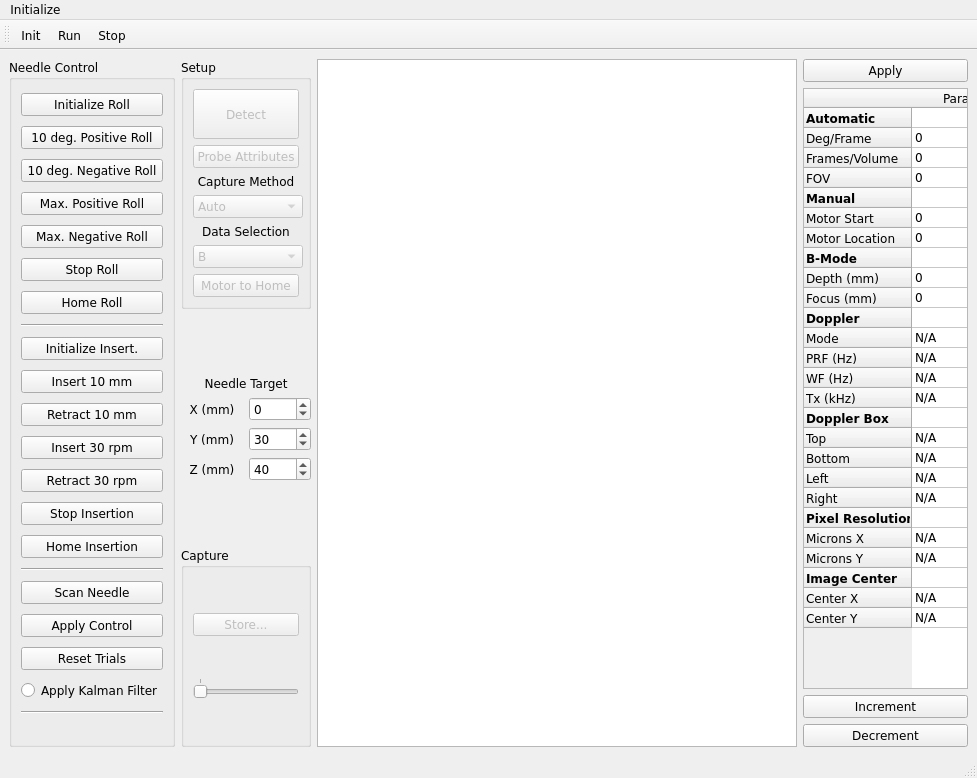
<?xml version="1.0" encoding="UTF-8"?>
<ui version="4.0">
 <author>Ultrasonix Medical Corporation</author>
 <class>MainWindow</class>
 <widget class="QMainWindow" name="MainWindow">
  <property name="enabled">
   <bool>true</bool>
  </property>
  <property name="geometry">
   <rect>
    <x>0</x>
    <y>0</y>
    <width>974</width>
    <height>778</height>
   </rect>
  </property>
  <property name="font">
   <font>
    <family>Verdana</family>
   </font>
  </property>
  <property name="windowTitle">
   <string>Propello</string>
  </property>
  <property name="windowIcon">
   <iconset resource="propello.qrc">
    <normaloff>:/res/u.ico</normaloff>:/res/u.ico</iconset>
  </property>
  <property name="windowOpacity">
   <double>1.000000000000000</double>
  </property>
  <widget class="QWidget" name="centralwidget">
   <layout class="QHBoxLayout" name="horizontalLayout">
    <item>
     <widget class="QGroupBox" name="wNeedleControlLayout">
      <property name="title">
       <string>Needle Control</string>
      </property>
      <layout class="QVBoxLayout" name="verticalLayout_3">
       <item>
        <widget class="QPushButton" name="r_initRoll">
         <property name="text">
          <string>Initialize Roll</string>
         </property>
        </widget>
       </item>
       <item>
        <widget class="QPushButton" name="r_incRollPos">
         <property name="text">
          <string>10 deg. Positive Roll</string>
         </property>
        </widget>
       </item>
       <item>
        <widget class="QPushButton" name="r_incRollNeg">
         <property name="text">
          <string>10 deg. Negative Roll</string>
         </property>
        </widget>
       </item>
       <item>
        <widget class="QPushButton" name="r_maxRollPos">
         <property name="text">
          <string>Max. Positive Roll</string>
         </property>
        </widget>
       </item>
       <item>
        <widget class="QPushButton" name="r_maxRollNeg">
         <property name="text">
          <string>Max. Negative Roll</string>
         </property>
        </widget>
       </item>
       <item>
        <widget class="QPushButton" name="r_stopRoll">
         <property name="text">
          <string>Stop Roll</string>
         </property>
        </widget>
       </item>
       <item>
        <widget class="QPushButton" name="r_homeRoll">
         <property name="text">
          <string>Home Roll</string>
         </property>
        </widget>
       </item>
       <item>
        <widget class="Line" name="line">
         <property name="orientation">
          <enum>Qt::Horizontal</enum>
         </property>
        </widget>
       </item>
       <item>
        <widget class="QPushButton" name="r_initInsertion">
         <property name="text">
          <string>Initialize Insert.</string>
         </property>
        </widget>
       </item>
       <item>
        <widget class="QPushButton" name="r_incInsPos">
         <property name="text">
          <string>Insert 10 mm</string>
         </property>
        </widget>
       </item>
       <item>
        <widget class="QPushButton" name="r_incInsNeg">
         <property name="text">
          <string>Retract 10 mm</string>
         </property>
        </widget>
       </item>
       <item>
        <widget class="QPushButton" name="r_maxInsPos">
         <property name="text">
          <string>Insert 30 rpm</string>
         </property>
        </widget>
       </item>
       <item>
        <widget class="QPushButton" name="r_maxInsNeg">
         <property name="text">
          <string>Retract 30 rpm</string>
         </property>
        </widget>
       </item>
       <item>
        <widget class="QPushButton" name="r_stopIns">
         <property name="text">
          <string>Stop Insertion</string>
         </property>
        </widget>
       </item>
       <item>
        <widget class="QPushButton" name="r_homeIns">
         <property name="text">
          <string>Home Insertion</string>
         </property>
        </widget>
       </item>
       <item>
        <widget class="Line" name="line_2">
         <property name="orientation">
          <enum>Qt::Horizontal</enum>
         </property>
        </widget>
       </item>
       <item>
        <widget class="QPushButton" name="r_scanNeedle">
         <property name="text">
          <string>Scan Needle</string>
         </property>
        </widget>
       </item>
       <item>
        <widget class="QPushButton" name="r_applyControl">
         <property name="text">
          <string>Apply Control</string>
         </property>
        </widget>
       </item>
       <item>
        <widget class="QPushButton" name="resetTrials">
         <property name="text">
          <string>Reset Trials</string>
         </property>
        </widget>
       </item>
       <item>
        <widget class="QRadioButton" name="kalmanFilter">
         <property name="text">
          <string>Apply Kalman Filter</string>
         </property>
        </widget>
       </item>
       <item>
        <widget class="Line" name="line_3">
         <property name="orientation">
          <enum>Qt::Horizontal</enum>
         </property>
        </widget>
       </item>
      </layout>
     </widget>
    </item>
    <item>
     <layout class="QVBoxLayout" name="wSetupLayout">
      <item>
       <widget class="QGroupBox" name="wSetupGroup">
        <property name="minimumSize">
         <size>
          <width>130</width>
          <height>220</height>
         </size>
        </property>
        <property name="maximumSize">
         <size>
          <width>16777215</width>
          <height>16777215</height>
         </size>
        </property>
        <property name="title">
         <string>Setup</string>
        </property>
        <layout class="QVBoxLayout" name="verticalLayout_2">
         <item>
          <widget class="QPushButton" name="wDetect">
           <property name="enabled">
            <bool>false</bool>
           </property>
           <property name="minimumSize">
            <size>
             <width>50</width>
             <height>50</height>
            </size>
           </property>
           <property name="maximumSize">
            <size>
             <width>150</width>
             <height>16777215</height>
            </size>
           </property>
           <property name="text">
            <string>Detect</string>
           </property>
           <property name="checkable">
            <bool>true</bool>
           </property>
           <property name="autoDefault">
            <bool>false</bool>
           </property>
           <property name="default">
            <bool>false</bool>
           </property>
          </widget>
         </item>
         <item>
          <widget class="QPushButton" name="wProbeAttributes">
           <property name="enabled">
            <bool>false</bool>
           </property>
           <property name="text">
            <string>Probe Attributes</string>
           </property>
          </widget>
         </item>
         <item>
          <widget class="QLabel" name="wCaptureMethodLabel">
           <property name="text">
            <string>Capture Method</string>
           </property>
           <property name="alignment">
            <set>Qt::AlignCenter</set>
           </property>
          </widget>
         </item>
         <item>
          <widget class="QComboBox" name="wCaptureMethod">
           <property name="enabled">
            <bool>false</bool>
           </property>
           <property name="minimumSize">
            <size>
             <width>110</width>
             <height>0</height>
            </size>
           </property>
           <item>
            <property name="text">
             <string>Auto</string>
            </property>
           </item>
           <item>
            <property name="text">
             <string>Manual</string>
            </property>
           </item>
          </widget>
         </item>
         <item>
          <widget class="QLabel" name="wDataSelectLabel">
           <property name="text">
            <string>Data Selection</string>
           </property>
           <property name="alignment">
            <set>Qt::AlignCenter</set>
           </property>
          </widget>
         </item>
         <item>
          <widget class="QComboBox" name="wDataSelect">
           <property name="enabled">
            <bool>false</bool>
           </property>
           <property name="minimumSize">
            <size>
             <width>110</width>
             <height>0</height>
            </size>
           </property>
           <item>
            <property name="text">
             <string>B</string>
            </property>
           </item>
           <item>
            <property name="text">
             <string>RF</string>
            </property>
           </item>
           <item>
            <property name="text">
             <string>B/RF</string>
            </property>
           </item>
           <item>
            <property name="text">
             <string>M</string>
            </property>
           </item>
           <item>
            <property name="text">
             <string>CDI</string>
            </property>
           </item>
          </widget>
         </item>
         <item>
          <widget class="QPushButton" name="wHomeMotor">
           <property name="enabled">
            <bool>false</bool>
           </property>
           <property name="text">
            <string>Motor to Home</string>
           </property>
          </widget>
         </item>
        </layout>
       </widget>
      </item>
      <item>
       <spacer name="verticalSpacer">
        <property name="orientation">
         <enum>Qt::Vertical</enum>
        </property>
        <property name="sizeHint" stdset="0">
         <size>
          <width>20</width>
          <height>40</height>
         </size>
        </property>
       </spacer>
      </item>
      <item>
       <widget class="QLabel" name="label_4">
        <property name="text">
         <string>Needle Target</string>
        </property>
        <property name="alignment">
         <set>Qt::AlignCenter</set>
        </property>
       </widget>
      </item>
      <item>
       <layout class="QVBoxLayout" name="verticalLayout_5">
        <item>
         <layout class="QGridLayout" name="gridLayout">
          <item row="0" column="0">
           <widget class="QLabel" name="label">
            <property name="text">
             <string>X (mm)</string>
            </property>
            <property name="alignment">
             <set>Qt::AlignCenter</set>
            </property>
           </widget>
          </item>
          <item row="1" column="1">
           <widget class="QSpinBox" name="target_y">
            <property name="minimum">
             <number>10</number>
            </property>
            <property name="maximum">
             <number>200</number>
            </property>
            <property name="singleStep">
             <number>10</number>
            </property>
            <property name="value">
             <number>30</number>
            </property>
           </widget>
          </item>
          <item row="2" column="0">
           <widget class="QLabel" name="label_3">
            <property name="text">
             <string>Z (mm)</string>
            </property>
            <property name="alignment">
             <set>Qt::AlignCenter</set>
            </property>
           </widget>
          </item>
          <item row="0" column="1">
           <widget class="QSpinBox" name="target_x">
            <property name="minimum">
             <number>-100</number>
            </property>
            <property name="maximum">
             <number>100</number>
            </property>
            <property name="singleStep">
             <number>10</number>
            </property>
           </widget>
          </item>
          <item row="1" column="0">
           <widget class="QLabel" name="label_2">
            <property name="text">
             <string>Y (mm)</string>
            </property>
            <property name="alignment">
             <set>Qt::AlignCenter</set>
            </property>
           </widget>
          </item>
          <item row="2" column="1">
           <widget class="QSpinBox" name="target_z">
            <property name="minimum">
             <number>-500</number>
            </property>
            <property name="maximum">
             <number>500</number>
            </property>
            <property name="singleStep">
             <number>10</number>
            </property>
            <property name="value">
             <number>40</number>
            </property>
           </widget>
          </item>
         </layout>
        </item>
       </layout>
      </item>
      <item>
       <spacer name="verticalSpacer_2">
        <property name="orientation">
         <enum>Qt::Vertical</enum>
        </property>
        <property name="sizeHint" stdset="0">
         <size>
          <width>20</width>
          <height>40</height>
         </size>
        </property>
       </spacer>
      </item>
      <item>
       <widget class="QGroupBox" name="wStoreGroup">
        <property name="minimumSize">
         <size>
          <width>0</width>
          <height>200</height>
         </size>
        </property>
        <property name="title">
         <string>Capture</string>
        </property>
        <layout class="QVBoxLayout" name="verticalLayout">
         <item>
          <widget class="QPushButton" name="wStoreVolumes">
           <property name="enabled">
            <bool>false</bool>
           </property>
           <property name="text">
            <string>Store...</string>
           </property>
          </widget>
         </item>
         <item>
          <widget class="QSlider" name="wCine">
           <property name="maximumSize">
            <size>
             <width>150</width>
             <height>16777215</height>
            </size>
           </property>
           <property name="maximum">
            <number>1</number>
           </property>
           <property name="orientation">
            <enum>Qt::Horizontal</enum>
           </property>
           <property name="tickPosition">
            <enum>QSlider::TicksAbove</enum>
           </property>
           <property name="tickInterval">
            <number>10</number>
           </property>
          </widget>
         </item>
        </layout>
       </widget>
      </item>
     </layout>
    </item>
    <item>
     <layout class="QGridLayout" name="wImageLayout">
      <item row="0" column="1">
       <layout class="QVBoxLayout" name="wParamsLayout">
        <item>
         <widget class="QPushButton" name="wApply">
          <property name="text">
           <string>Apply</string>
          </property>
         </widget>
        </item>
        <item>
         <widget class="QTableWidget" name="wParams">
          <property name="minimumSize">
           <size>
            <width>165</width>
            <height>0</height>
           </size>
          </property>
          <property name="maximumSize">
           <size>
            <width>220</width>
            <height>16777215</height>
           </size>
          </property>
          <property name="mouseTracking">
           <bool>false</bool>
          </property>
          <property name="gridStyle">
           <enum>Qt::SolidLine</enum>
          </property>
          <property name="sortingEnabled">
           <bool>false</bool>
          </property>
          <property name="columnCount">
           <number>1</number>
          </property>
          <attribute name="horizontalHeaderVisible">
           <bool>true</bool>
          </attribute>
          <attribute name="horizontalHeaderCascadingSectionResizes">
           <bool>false</bool>
          </attribute>
          <attribute name="verticalHeaderVisible">
           <bool>true</bool>
          </attribute>
          <attribute name="verticalHeaderDefaultSectionSize">
           <number>20</number>
          </attribute>
          <row>
           <property name="text">
            <string>Automatic</string>
           </property>
           <property name="font">
            <font>
             <weight>75</weight>
             <bold>true</bold>
            </font>
           </property>
          </row>
          <row>
           <property name="text">
            <string>Deg/Frame</string>
           </property>
          </row>
          <row>
           <property name="text">
            <string>Frames/Volume</string>
           </property>
          </row>
          <row>
           <property name="text">
            <string>FOV</string>
           </property>
          </row>
          <row>
           <property name="text">
            <string>Manual</string>
           </property>
           <property name="font">
            <font>
             <weight>75</weight>
             <bold>true</bold>
            </font>
           </property>
          </row>
          <row>
           <property name="text">
            <string>Motor Start</string>
           </property>
          </row>
          <row>
           <property name="text">
            <string>Motor Location</string>
           </property>
          </row>
          <row>
           <property name="text">
            <string>B-Mode</string>
           </property>
           <property name="font">
            <font>
             <weight>75</weight>
             <bold>true</bold>
            </font>
           </property>
          </row>
          <row>
           <property name="text">
            <string>Depth (mm)</string>
           </property>
          </row>
          <row>
           <property name="text">
            <string>Focus (mm)</string>
           </property>
          </row>
          <row>
           <property name="text">
            <string>Doppler</string>
           </property>
           <property name="font">
            <font>
             <weight>75</weight>
             <bold>true</bold>
            </font>
           </property>
          </row>
          <row>
           <property name="text">
            <string>Mode</string>
           </property>
          </row>
          <row>
           <property name="text">
            <string>PRF (Hz)</string>
           </property>
          </row>
          <row>
           <property name="text">
            <string>WF (Hz)</string>
           </property>
          </row>
          <row>
           <property name="text">
            <string>Tx (kHz)</string>
           </property>
          </row>
          <row>
           <property name="text">
            <string>Doppler Box</string>
           </property>
           <property name="font">
            <font>
             <weight>75</weight>
             <bold>true</bold>
            </font>
           </property>
          </row>
          <row>
           <property name="text">
            <string>Top</string>
           </property>
          </row>
          <row>
           <property name="text">
            <string>Bottom</string>
           </property>
          </row>
          <row>
           <property name="text">
            <string>Left</string>
           </property>
          </row>
          <row>
           <property name="text">
            <string>Right</string>
           </property>
          </row>
          <row>
           <property name="text">
            <string>Pixel Resolution</string>
           </property>
           <property name="font">
            <font>
             <weight>75</weight>
             <bold>true</bold>
            </font>
           </property>
          </row>
          <row>
           <property name="text">
            <string>Microns X</string>
           </property>
          </row>
          <row>
           <property name="text">
            <string>Microns Y</string>
           </property>
          </row>
          <row>
           <property name="text">
            <string>Image Center</string>
           </property>
           <property name="font">
            <font>
             <weight>75</weight>
             <bold>true</bold>
            </font>
           </property>
          </row>
          <row>
           <property name="text">
            <string>Center X</string>
           </property>
          </row>
          <row>
           <property name="text">
            <string>Center Y</string>
           </property>
          </row>
          <column>
           <property name="text">
            <string>Param</string>
           </property>
          </column>
          <item row="0" column="0">
           <property name="text">
            <string/>
           </property>
           <property name="font">
            <font>
             <weight>75</weight>
             <bold>true</bold>
            </font>
           </property>
          </item>
          <item row="1" column="0">
           <property name="text">
            <string>0</string>
           </property>
           <property name="flags">
            <set>ItemIsSelectable|ItemIsEnabled</set>
           </property>
          </item>
          <item row="2" column="0">
           <property name="text">
            <string>0</string>
           </property>
          </item>
          <item row="3" column="0">
           <property name="text">
            <string>0</string>
           </property>
           <property name="flags">
            <set>ItemIsSelectable|ItemIsEnabled</set>
           </property>
          </item>
          <item row="4" column="0">
           <property name="text">
            <string/>
           </property>
          </item>
          <item row="5" column="0">
           <property name="text">
            <string>0</string>
           </property>
           <property name="flags">
            <set>ItemIsSelectable|ItemIsEnabled</set>
           </property>
          </item>
          <item row="6" column="0">
           <property name="text">
            <string>0</string>
           </property>
           <property name="flags">
            <set>NoItemFlags</set>
           </property>
          </item>
          <item row="7" column="0">
           <property name="text">
            <string/>
           </property>
           <property name="font">
            <font>
             <weight>50</weight>
             <bold>false</bold>
            </font>
           </property>
           <property name="flags">
            <set>ItemIsSelectable|ItemIsEditable|ItemIsEnabled</set>
           </property>
          </item>
          <item row="8" column="0">
           <property name="text">
            <string>0</string>
           </property>
           <property name="flags">
            <set>ItemIsSelectable|ItemIsEditable|ItemIsEnabled</set>
           </property>
          </item>
          <item row="9" column="0">
           <property name="text">
            <string>0</string>
           </property>
          </item>
          <item row="10" column="0">
           <property name="text">
            <string/>
           </property>
           <property name="font">
            <font>
             <pointsize>8</pointsize>
             <weight>75</weight>
             <bold>true</bold>
            </font>
           </property>
           <property name="flags">
            <set>NoItemFlags</set>
           </property>
          </item>
          <item row="11" column="0">
           <property name="text">
            <string>N/A</string>
           </property>
          </item>
          <item row="12" column="0">
           <property name="text">
            <string>N/A</string>
           </property>
          </item>
          <item row="13" column="0">
           <property name="text">
            <string>N/A</string>
           </property>
          </item>
          <item row="14" column="0">
           <property name="text">
            <string>N/A</string>
           </property>
          </item>
          <item row="16" column="0">
           <property name="text">
            <string>N/A</string>
           </property>
          </item>
          <item row="17" column="0">
           <property name="text">
            <string>N/A</string>
           </property>
          </item>
          <item row="18" column="0">
           <property name="text">
            <string>N/A</string>
           </property>
          </item>
          <item row="19" column="0">
           <property name="text">
            <string>N/A</string>
           </property>
          </item>
          <item row="20" column="0">
           <property name="text">
            <string/>
           </property>
           <property name="font">
            <font>
             <weight>75</weight>
             <bold>true</bold>
             <underline>false</underline>
            </font>
           </property>
           <property name="flags">
            <set>ItemIsSelectable|ItemIsEditable|ItemIsDragEnabled|ItemIsUserCheckable|ItemIsEnabled</set>
           </property>
          </item>
          <item row="21" column="0">
           <property name="text">
            <string>N/A</string>
           </property>
          </item>
          <item row="22" column="0">
           <property name="text">
            <string>N/A</string>
           </property>
          </item>
          <item row="23" column="0">
           <property name="text">
            <string/>
           </property>
           <property name="font">
            <font>
             <weight>75</weight>
             <bold>true</bold>
            </font>
           </property>
          </item>
          <item row="24" column="0">
           <property name="text">
            <string>N/A</string>
           </property>
          </item>
          <item row="25" column="0">
           <property name="text">
            <string>N/A</string>
           </property>
          </item>
         </widget>
        </item>
        <item>
         <widget class="QPushButton" name="wInc">
          <property name="text">
           <string>Increment</string>
          </property>
         </widget>
        </item>
        <item>
         <widget class="QPushButton" name="wDec">
          <property name="text">
           <string>Decrement</string>
          </property>
         </widget>
        </item>
       </layout>
      </item>
      <item row="0" column="0">
       <widget class="PropelloBDisplay" name="wBImage">
        <property name="minimumSize">
         <size>
          <width>480</width>
          <height>400</height>
         </size>
        </property>
        <property name="verticalScrollBarPolicy">
         <enum>Qt::ScrollBarAlwaysOff</enum>
        </property>
        <property name="horizontalScrollBarPolicy">
         <enum>Qt::ScrollBarAlwaysOff</enum>
        </property>
        <property name="foregroundBrush">
         <brush brushstyle="SolidPattern">
          <color alpha="255">
           <red>0</red>
           <green>0</green>
           <blue>0</blue>
          </color>
         </brush>
        </property>
       </widget>
      </item>
     </layout>
    </item>
   </layout>
  </widget>
  <widget class="QMenuBar" name="wMenu">
   <property name="geometry">
    <rect>
     <x>0</x>
     <y>0</y>
     <width>974</width>
     <height>20</height>
    </rect>
   </property>
   <widget class="QMenu" name="mInit">
    <property name="title">
     <string>Initialize</string>
    </property>
    <widget class="QMenu" name="mMainBoard">
     <property name="windowIcon">
      <iconset>
       <normaloff>u.ico</normaloff>u.ico</iconset>
     </property>
     <property name="windowOpacity">
      <double>1.000000000000000</double>
     </property>
     <property name="title">
      <string>Main Board</string>
     </property>
     <addaction name="mMain2"/>
     <addaction name="mMain3"/>
     <addaction name="mMain4"/>
    </widget>
    <widget class="QMenu" name="mPCI">
     <property name="title">
      <string>PCI Card</string>
     </property>
     <addaction name="mPCI2"/>
     <addaction name="mPCI3"/>
    </widget>
    <widget class="QMenu" name="mPaths">
     <property name="title">
      <string>Paths</string>
     </property>
     <addaction name="mFirmwarePath"/>
     <addaction name="mSettingsPath"/>
    </widget>
    <addaction name="mMainBoard"/>
    <addaction name="mPCI"/>
    <addaction name="separator"/>
    <addaction name="mPaths"/>
    <addaction name="mCine"/>
    <addaction name="separator"/>
    <addaction name="mSystemID"/>
    <addaction name="separator"/>
   </widget>
   <addaction name="mInit"/>
  </widget>
  <widget class="QStatusBar" name="wStatus"/>
  <widget class="QToolBar" name="wTool">
   <property name="windowTitle">
    <string>toolBar</string>
   </property>
   <property name="toolButtonStyle">
    <enum>Qt::ToolButtonIconOnly</enum>
   </property>
   <property name="floatable">
    <bool>true</bool>
   </property>
   <attribute name="toolBarArea">
    <enum>TopToolBarArea</enum>
   </attribute>
   <attribute name="toolBarBreak">
    <bool>false</bool>
   </attribute>
   <addaction name="aInit"/>
   <addaction name="aRun"/>
   <addaction name="aStop"/>
  </widget>
  <action name="mMain2">
   <property name="checkable">
    <bool>true</bool>
   </property>
   <property name="checked">
    <bool>false</bool>
   </property>
   <property name="text">
    <string>2</string>
   </property>
  </action>
  <action name="mMain3">
   <property name="checkable">
    <bool>true</bool>
   </property>
   <property name="checked">
    <bool>false</bool>
   </property>
   <property name="text">
    <string>3</string>
   </property>
  </action>
  <action name="mMain4">
   <property name="checkable">
    <bool>true</bool>
   </property>
   <property name="checked">
    <bool>true</bool>
   </property>
   <property name="text">
    <string>4</string>
   </property>
  </action>
  <action name="mPCI2">
   <property name="checkable">
    <bool>true</bool>
   </property>
   <property name="checked">
    <bool>false</bool>
   </property>
   <property name="text">
    <string>2</string>
   </property>
  </action>
  <action name="mPCI3">
   <property name="checkable">
    <bool>true</bool>
   </property>
   <property name="checked">
    <bool>true</bool>
   </property>
   <property name="text">
    <string>3</string>
   </property>
  </action>
  <action name="mFirmwarePath">
   <property name="text">
    <string>Firmware</string>
   </property>
  </action>
  <action name="mSettingsPath">
   <property name="text">
    <string>Settings</string>
   </property>
  </action>
  <action name="mSystemID">
   <property name="text">
    <string>System ID...</string>
   </property>
  </action>
  <action name="mCine">
   <property name="text">
    <string>Cine...</string>
   </property>
  </action>
  <action name="aInit">
   <property name="icon">
    <iconset resource="propello.qrc">
     <normaloff>:/res/init.png</normaloff>:/res/init.png</iconset>
   </property>
   <property name="text">
    <string>Init</string>
   </property>
   <property name="toolTip">
    <string>Initialize system</string>
   </property>
  </action>
  <action name="aRun">
   <property name="icon">
    <iconset resource="propello.qrc">
     <normaloff>:/res/run.png</normaloff>:/res/run.png</iconset>
   </property>
   <property name="text">
    <string>Run</string>
   </property>
   <property name="toolTip">
    <string>Start imaging</string>
   </property>
  </action>
  <action name="aStop">
   <property name="icon">
    <iconset resource="propello.qrc">
     <normaloff>:/res/stop.png</normaloff>:/res/stop.png</iconset>
   </property>
   <property name="text">
    <string>Stop</string>
   </property>
   <property name="toolTip">
    <string>Stop imaging</string>
   </property>
  </action>
  <action name="mStoreAll">
   <property name="checkable">
    <bool>true</bool>
   </property>
   <property name="checked">
    <bool>true</bool>
   </property>
   <property name="text">
    <string>Store All</string>
   </property>
  </action>
  <action name="mStoreForward">
   <property name="checkable">
    <bool>true</bool>
   </property>
   <property name="text">
    <string>Store Forward Sweep</string>
   </property>
  </action>
  <action name="mStoreBackward">
   <property name="checkable">
    <bool>false</bool>
   </property>
   <property name="text">
    <string>Store Backward Sweep</string>
   </property>
  </action>
 </widget>
 <customwidgets>
  <customwidget>
   <class>PropelloBDisplay</class>
   <extends>QGraphicsView</extends>
   <header>PropelloBDisplay.h</header>
  </customwidget>
 </customwidgets>
 <resources>
  <include location="propello.qrc"/>
 </resources>
 <connections>
  <connection>
   <sender>mFirmwarePath</sender>
   <signal>triggered()</signal>
   <receiver>MainWindow</receiver>
   <slot>getFirmwarePath()</slot>
   <hints>
    <hint type="sourcelabel">
     <x>-1</x>
     <y>-1</y>
    </hint>
    <hint type="destinationlabel">
     <x>388</x>
     <y>288</y>
    </hint>
   </hints>
  </connection>
  <connection>
   <sender>mSettingsPath</sender>
   <signal>triggered()</signal>
   <receiver>MainWindow</receiver>
   <slot>getSettingsPath()</slot>
   <hints>
    <hint type="sourcelabel">
     <x>-1</x>
     <y>-1</y>
    </hint>
    <hint type="destinationlabel">
     <x>388</x>
     <y>288</y>
    </hint>
   </hints>
  </connection>
  <connection>
   <sender>wCine</sender>
   <signal>valueChanged(int)</signal>
   <receiver>MainWindow</receiver>
   <slot>cineScroll(int)</slot>
   <hints>
    <hint type="sourcelabel">
     <x>200</x>
     <y>451</y>
    </hint>
    <hint type="destinationlabel">
     <x>388</x>
     <y>288</y>
    </hint>
   </hints>
  </connection>
  <connection>
   <sender>mSystemID</sender>
   <signal>triggered()</signal>
   <receiver>MainWindow</receiver>
   <slot>showSystemID()</slot>
   <hints>
    <hint type="sourcelabel">
     <x>-1</x>
     <y>-1</y>
    </hint>
    <hint type="destinationlabel">
     <x>388</x>
     <y>288</y>
    </hint>
   </hints>
  </connection>
  <connection>
   <sender>wInc</sender>
   <signal>clicked()</signal>
   <receiver>MainWindow</receiver>
   <slot>incParam()</slot>
   <hints>
    <hint type="sourcelabel">
     <x>823</x>
     <y>470</y>
    </hint>
    <hint type="destinationlabel">
     <x>388</x>
     <y>288</y>
    </hint>
   </hints>
  </connection>
  <connection>
   <sender>wDec</sender>
   <signal>clicked()</signal>
   <receiver>MainWindow</receiver>
   <slot>decParam()</slot>
   <hints>
    <hint type="sourcelabel">
     <x>823</x>
     <y>499</y>
    </hint>
    <hint type="destinationlabel">
     <x>388</x>
     <y>288</y>
    </hint>
   </hints>
  </connection>
  <connection>
   <sender>mCine</sender>
   <signal>triggered()</signal>
   <receiver>MainWindow</receiver>
   <slot>setCineSize()</slot>
   <hints>
    <hint type="sourcelabel">
     <x>-1</x>
     <y>-1</y>
    </hint>
    <hint type="destinationlabel">
     <x>388</x>
     <y>288</y>
    </hint>
   </hints>
  </connection>
  <connection>
   <sender>aInit</sender>
   <signal>triggered()</signal>
   <receiver>MainWindow</receiver>
   <slot>initHardware()</slot>
   <hints>
    <hint type="sourcelabel">
     <x>-1</x>
     <y>-1</y>
    </hint>
    <hint type="destinationlabel">
     <x>388</x>
     <y>288</y>
    </hint>
   </hints>
  </connection>
  <connection>
   <sender>aRun</sender>
   <signal>triggered()</signal>
   <receiver>MainWindow</receiver>
   <slot>runImage()</slot>
   <hints>
    <hint type="sourcelabel">
     <x>-1</x>
     <y>-1</y>
    </hint>
    <hint type="destinationlabel">
     <x>388</x>
     <y>288</y>
    </hint>
   </hints>
  </connection>
  <connection>
   <sender>aStop</sender>
   <signal>triggered()</signal>
   <receiver>MainWindow</receiver>
   <slot>stopImage()</slot>
   <hints>
    <hint type="sourcelabel">
     <x>-1</x>
     <y>-1</y>
    </hint>
    <hint type="destinationlabel">
     <x>388</x>
     <y>288</y>
    </hint>
   </hints>
  </connection>
  <connection>
   <sender>wCaptureMethod</sender>
   <signal>activated(int)</signal>
   <receiver>MainWindow</receiver>
   <slot>onCaptureChange(int)</slot>
   <hints>
    <hint type="sourcelabel">
     <x>205</x>
     <y>209</y>
    </hint>
    <hint type="destinationlabel">
     <x>409</x>
     <y>299</y>
    </hint>
   </hints>
  </connection>
  <connection>
   <sender>wDataSelect</sender>
   <signal>activated(int)</signal>
   <receiver>MainWindow</receiver>
   <slot>onDataSelection(int)</slot>
   <hints>
    <hint type="sourcelabel">
     <x>205</x>
     <y>254</y>
    </hint>
    <hint type="destinationlabel">
     <x>409</x>
     <y>299</y>
    </hint>
   </hints>
  </connection>
  <connection>
   <sender>wDetect</sender>
   <signal>clicked()</signal>
   <receiver>MainWindow</receiver>
   <slot>onDetect()</slot>
   <hints>
    <hint type="sourcelabel">
     <x>206</x>
     <y>136</y>
    </hint>
    <hint type="destinationlabel">
     <x>409</x>
     <y>299</y>
    </hint>
   </hints>
  </connection>
  <connection>
   <sender>wProbeAttributes</sender>
   <signal>clicked()</signal>
   <receiver>MainWindow</receiver>
   <slot>onProbeAttributes()</slot>
   <hints>
    <hint type="sourcelabel">
     <x>206</x>
     <y>164</y>
    </hint>
    <hint type="destinationlabel">
     <x>409</x>
     <y>299</y>
    </hint>
   </hints>
  </connection>
  <connection>
   <sender>wHomeMotor</sender>
   <signal>clicked()</signal>
   <receiver>MainWindow</receiver>
   <slot>onHomeMotor()</slot>
   <hints>
    <hint type="sourcelabel">
     <x>206</x>
     <y>283</y>
    </hint>
    <hint type="destinationlabel">
     <x>409</x>
     <y>299</y>
    </hint>
   </hints>
  </connection>
  <connection>
   <sender>wApply</sender>
   <signal>clicked()</signal>
   <receiver>MainWindow</receiver>
   <slot>onApply()</slot>
   <hints>
    <hint type="sourcelabel">
     <x>823</x>
     <y>86</y>
    </hint>
    <hint type="destinationlabel">
     <x>409</x>
     <y>299</y>
    </hint>
   </hints>
  </connection>
  <connection>
   <sender>wStoreVolumes</sender>
   <signal>clicked()</signal>
   <receiver>MainWindow</receiver>
   <slot>onStoreVolume()</slot>
   <hints>
    <hint type="sourcelabel">
     <x>205</x>
     <y>382</y>
    </hint>
    <hint type="destinationlabel">
     <x>409</x>
     <y>273</y>
    </hint>
   </hints>
  </connection>
  <connection>
   <sender>r_scanNeedle</sender>
   <signal>clicked()</signal>
   <receiver>MainWindow</receiver>
   <slot>scanNeedle()</slot>
   <hints>
    <hint type="sourcelabel">
     <x>61</x>
     <y>97</y>
    </hint>
    <hint type="destinationlabel">
     <x>460</x>
     <y>263</y>
    </hint>
   </hints>
  </connection>
  <connection>
   <sender>r_initRoll</sender>
   <signal>clicked()</signal>
   <receiver>MainWindow</receiver>
   <slot>InitializeRoll()</slot>
   <hints>
    <hint type="sourcelabel">
     <x>67</x>
     <y>97</y>
    </hint>
    <hint type="destinationlabel">
     <x>460</x>
     <y>263</y>
    </hint>
   </hints>
  </connection>
  <connection>
   <sender>r_initInsertion</sender>
   <signal>clicked()</signal>
   <receiver>MainWindow</receiver>
   <slot>InitializeInsertion()</slot>
   <hints>
    <hint type="sourcelabel">
     <x>67</x>
     <y>126</y>
    </hint>
    <hint type="destinationlabel">
     <x>460</x>
     <y>263</y>
    </hint>
   </hints>
  </connection>
  <connection>
   <sender>r_applyControl</sender>
   <signal>clicked()</signal>
   <receiver>MainWindow</receiver>
   <slot>applyControl()</slot>
   <hints>
    <hint type="sourcelabel">
     <x>67</x>
     <y>184</y>
    </hint>
    <hint type="destinationlabel">
     <x>467</x>
     <y>268</y>
    </hint>
   </hints>
  </connection>
  <connection>
   <sender>r_stopRoll</sender>
   <signal>clicked()</signal>
   <receiver>MainWindow</receiver>
   <slot>StopRoll()</slot>
   <hints>
    <hint type="sourcelabel">
     <x>83</x>
     <y>221</y>
    </hint>
    <hint type="destinationlabel">
     <x>467</x>
     <y>268</y>
    </hint>
   </hints>
  </connection>
  <connection>
   <sender>r_homeRoll</sender>
   <signal>clicked()</signal>
   <receiver>MainWindow</receiver>
   <slot>homeRoll()</slot>
   <hints>
    <hint type="sourcelabel">
     <x>83</x>
     <y>247</y>
    </hint>
    <hint type="destinationlabel">
     <x>467</x>
     <y>268</y>
    </hint>
   </hints>
  </connection>
  <connection>
   <sender>r_maxRollNeg</sender>
   <signal>clicked()</signal>
   <receiver>MainWindow</receiver>
   <slot>SetMaxNegVelocity()</slot>
   <hints>
    <hint type="sourcelabel">
     <x>83</x>
     <y>196</y>
    </hint>
    <hint type="destinationlabel">
     <x>467</x>
     <y>268</y>
    </hint>
   </hints>
  </connection>
  <connection>
   <sender>r_maxRollPos</sender>
   <signal>clicked()</signal>
   <receiver>MainWindow</receiver>
   <slot>SetMaxPosVelocity()</slot>
   <hints>
    <hint type="sourcelabel">
     <x>83</x>
     <y>171</y>
    </hint>
    <hint type="destinationlabel">
     <x>467</x>
     <y>268</y>
    </hint>
   </hints>
  </connection>
  <connection>
   <sender>r_incRollPos</sender>
   <signal>clicked()</signal>
   <receiver>MainWindow</receiver>
   <slot>RotPosInc()</slot>
   <hints>
    <hint type="sourcelabel">
     <x>83</x>
     <y>121</y>
    </hint>
    <hint type="destinationlabel">
     <x>467</x>
     <y>268</y>
    </hint>
   </hints>
  </connection>
  <connection>
   <sender>r_incRollNeg</sender>
   <signal>clicked()</signal>
   <receiver>MainWindow</receiver>
   <slot>RotNegInc()</slot>
   <hints>
    <hint type="sourcelabel">
     <x>83</x>
     <y>146</y>
    </hint>
    <hint type="destinationlabel">
     <x>467</x>
     <y>268</y>
    </hint>
   </hints>
  </connection>
  <connection>
   <sender>r_homeIns</sender>
   <signal>clicked()</signal>
   <receiver>MainWindow</receiver>
   <slot>homeInsertion()</slot>
   <hints>
    <hint type="sourcelabel">
     <x>83</x>
     <y>432</y>
    </hint>
    <hint type="destinationlabel">
     <x>467</x>
     <y>268</y>
    </hint>
   </hints>
  </connection>
  <connection>
   <sender>r_stopIns</sender>
   <signal>clicked()</signal>
   <receiver>MainWindow</receiver>
   <slot>StopInsertion()</slot>
   <hints>
    <hint type="sourcelabel">
     <x>83</x>
     <y>407</y>
    </hint>
    <hint type="destinationlabel">
     <x>467</x>
     <y>268</y>
    </hint>
   </hints>
  </connection>
  <connection>
   <sender>r_incInsNeg</sender>
   <signal>clicked()</signal>
   <receiver>MainWindow</receiver>
   <slot>Retract2mm()</slot>
   <hints>
    <hint type="sourcelabel">
     <x>83</x>
     <y>331</y>
    </hint>
    <hint type="destinationlabel">
     <x>467</x>
     <y>268</y>
    </hint>
   </hints>
  </connection>
  <connection>
   <sender>r_incInsPos</sender>
   <signal>clicked()</signal>
   <receiver>MainWindow</receiver>
   <slot>Insert2mm()</slot>
   <hints>
    <hint type="sourcelabel">
     <x>83</x>
     <y>306</y>
    </hint>
    <hint type="destinationlabel">
     <x>467</x>
     <y>268</y>
    </hint>
   </hints>
  </connection>
  <connection>
   <sender>r_maxInsNeg</sender>
   <signal>clicked()</signal>
   <receiver>MainWindow</receiver>
   <slot>Retract30rpm()</slot>
   <hints>
    <hint type="sourcelabel">
     <x>83</x>
     <y>382</y>
    </hint>
    <hint type="destinationlabel">
     <x>467</x>
     <y>268</y>
    </hint>
   </hints>
  </connection>
  <connection>
   <sender>r_maxInsPos</sender>
   <signal>clicked()</signal>
   <receiver>MainWindow</receiver>
   <slot>Insert30rpm()</slot>
   <hints>
    <hint type="sourcelabel">
     <x>83</x>
     <y>357</y>
    </hint>
    <hint type="destinationlabel">
     <x>467</x>
     <y>268</y>
    </hint>
   </hints>
  </connection>
  <connection>
   <sender>target_x</sender>
   <signal>valueChanged(int)</signal>
   <receiver>MainWindow</receiver>
   <slot>setTargetX(int)</slot>
   <hints>
    <hint type="sourcelabel">
     <x>117</x>
     <y>606</y>
    </hint>
    <hint type="destinationlabel">
     <x>486</x>
     <y>388</y>
    </hint>
   </hints>
  </connection>
  <connection>
   <sender>target_y</sender>
   <signal>valueChanged(int)</signal>
   <receiver>MainWindow</receiver>
   <slot>setTargetY(int)</slot>
   <hints>
    <hint type="sourcelabel">
     <x>117</x>
     <y>632</y>
    </hint>
    <hint type="destinationlabel">
     <x>486</x>
     <y>388</y>
    </hint>
   </hints>
  </connection>
  <connection>
   <sender>target_z</sender>
   <signal>valueChanged(int)</signal>
   <receiver>MainWindow</receiver>
   <slot>setTargetZ(int)</slot>
   <hints>
    <hint type="sourcelabel">
     <x>117</x>
     <y>658</y>
    </hint>
    <hint type="destinationlabel">
     <x>486</x>
     <y>388</y>
    </hint>
   </hints>
  </connection>
  <connection>
   <sender>kalmanFilter</sender>
   <signal>clicked(bool)</signal>
   <receiver>MainWindow</receiver>
   <slot>enableKalmanFilter(bool)</slot>
   <hints>
    <hint type="sourcelabel">
     <x>85</x>
     <y>684</y>
    </hint>
    <hint type="destinationlabel">
     <x>486</x>
     <y>388</y>
    </hint>
   </hints>
  </connection>
  <connection>
   <sender>resetTrials</sender>
   <signal>clicked()</signal>
   <receiver>MainWindow</receiver>
   <slot>resetSystem()</slot>
   <hints>
    <hint type="sourcelabel">
     <x>85</x>
     <y>674</y>
    </hint>
    <hint type="destinationlabel">
     <x>486</x>
     <y>388</y>
    </hint>
   </hints>
  </connection>
 </connections>
 <designerdata>
  <property name="gridDeltaX">
   <number>10</number>
  </property>
  <property name="gridDeltaY">
   <number>10</number>
  </property>
  <property name="gridSnapX">
   <bool>true</bool>
  </property>
  <property name="gridSnapY">
   <bool>true</bool>
  </property>
  <property name="gridVisible">
   <bool>true</bool>
  </property>
 </designerdata>
 <slots>
  <slot>getFirmwarePath()</slot>
  <slot>getSettingsPath()</slot>
  <slot>onDetect()</slot>
  <slot>initHardware()</slot>
  <slot>runImage()</slot>
  <slot>stopImage()</slot>
  <slot>cineScroll(int)</slot>
  <slot>showSystemID()</slot>
  <slot>incParam()</slot>
  <slot>decParam()</slot>
  <slot>setCineSize()</slot>
  <slot>onCaptureChange(int)</slot>
  <slot>onDataSelection(int)</slot>
  <slot>onProbeAttributes()</slot>
  <slot>onHomeMotor()</slot>
  <slot>onApply()</slot>
  <slot>onStoreVolume()</slot>
  <slot>scanNeedle()</slot>
  <slot>InitializeInsertion()</slot>
  <slot>InitializeRoll()</slot>
  <slot>applyControl()</slot>
  <slot>Insert2mm()</slot>
  <slot>Retract2mm()</slot>
  <slot>Insert30rpm()</slot>
  <slot>Retract30rpm()</slot>
  <slot>StopInsertion()</slot>
  <slot>SetMaxPosVelocity()</slot>
  <slot>SetMaxNegVelocity()</slot>
  <slot>StopRoll()</slot>
  <slot>RotPosInc()</slot>
  <slot>RotNegInc()</slot>
  <slot>homeRoll()</slot>
  <slot>homeInsertion()</slot>
  <slot>setTargetX(int)</slot>
  <slot>setTargetY(int)</slot>
  <slot>setTargetZ(int)</slot>
  <slot>enableKalmanFilter(bool)</slot>
  <slot>callFunctionDebug()</slot>
  <slot>resetSystem()</slot>
 </slots>
</ui>
